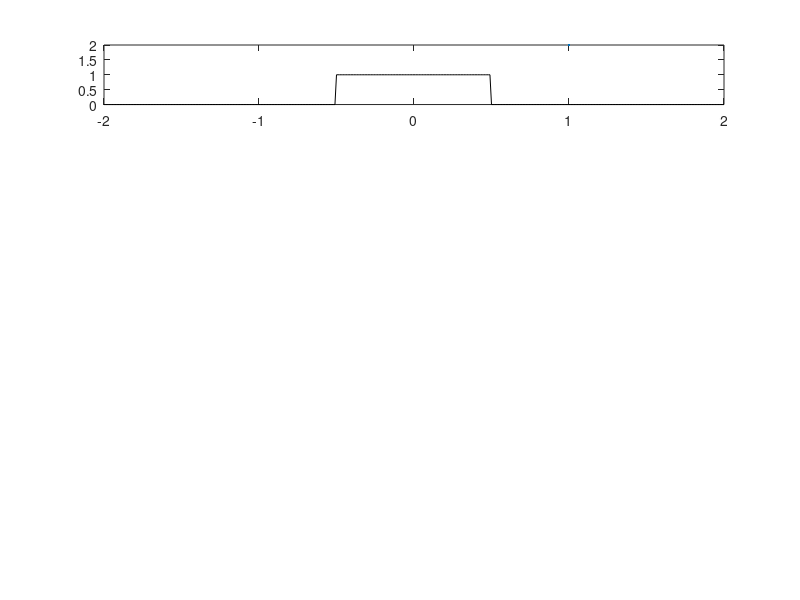

Write the MATLAB code that produced this figure. (Note: this script raises an error after producing the figure.)
clc;
clear all;
close all;
t=-2:0.01:2

x=rectpuls(t)
x1=rectpuls(t-2)
w=-50*pi:0.01:50*pi

for i=1:length(w)
y(i)=trapz(t, x.*exp(-j*w(i).*t));
y1(i)=trapz(t, x1.*exp(-j*w(i).*t));
a(i)=y(i).*exp(-j*w(i).*2);
end

subplot(5,1,1)
plot(t,x,'k',LineWidth=2)
ylabel("Amplitude", FontSize=18)
xlabel("Time", FontSize=18)

subplot(5,1,2)
plot(w,angle(y),'k',LineWidth=2)
ylabel("Amplitude", FontSize=18)
xlabel("Time", FontSize=18)


subplot(5,1,3)
plot(t,x1,'k',LineWidth=2)
ylabel("Amplitude", FontSize=18)
xlabel("Time", FontSize=18)

subplot(5,1,4)
plot(w,angle(y1),'k',LineWidth=2)
ylabel("Amplitude", FontSize=18)
xlabel("Time", FontSize=18)

subplot(5,1,5)
plot(w,angle(a),'k',LineWidth=2)
ylabel("Amplitude", FontSize=18)
xlabel("Time", FontSize=18)

